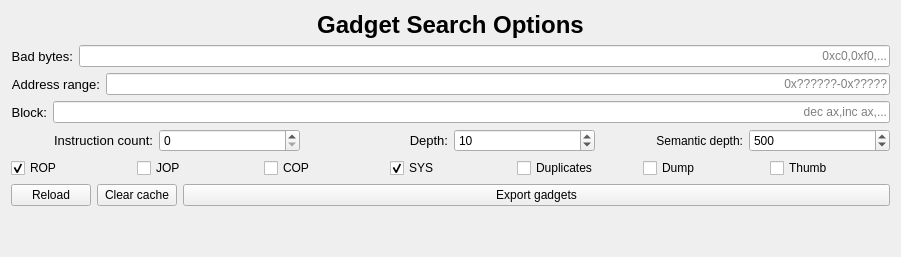
     <widget class="QWidget" name="OptionsView">
      <attribute name="title">
       <string>Options</string>
      </attribute>
      <layout class="QVBoxLayout" name="verticalLayout_8">
       <item>
        <widget class="QLabel" name="searchLabel">
         <property name="sizePolicy">
          <sizepolicy hsizetype="Preferred" vsizetype="Preferred">
           <horstretch>0</horstretch>
           <verstretch>0</verstretch>
          </sizepolicy>
         </property>
         <property name="font">
          <font>
           <pointsize>18</pointsize>
           <weight>75</weight>
           <bold>true</bold>
          </font>
         </property>
         <property name="layoutDirection">
          <enum>Qt::LeftToRight</enum>
         </property>
         <property name="lineWidth">
          <number>1</number>
         </property>
         <property name="text">
          <string>Gadget Search Options</string>
         </property>
         <property name="textFormat">
          <enum>Qt::AutoText</enum>
         </property>
         <property name="scaledContents">
          <bool>false</bool>
         </property>
         <property name="alignment">
          <set>Qt::AlignCenter</set>
         </property>
        </widget>
       </item>
       <item>
        <layout class="QHBoxLayout" name="options1_2">
         <item>
          <layout class="QHBoxLayout" name="badbytesOpt_2">
           <item>
            <widget class="QLabel" name="label_6">
             <property name="font">
              <font>
               <pointsize>10</pointsize>
              </font>
             </property>
             <property name="toolTip">
              <string>Bytes to exclude from gadget addresses.</string>
             </property>
             <property name="text">
              <string>Bad bytes:</string>
             </property>
             <property name="alignment">
              <set>Qt::AlignRight|Qt::AlignTrailing|Qt::AlignVCenter</set>
             </property>
            </widget>
           </item>
           <item>
            <widget class="QLineEdit" name="badBytesEdit">
             <property name="toolTip">
              <string>Bytes to exclude from gadget addresses.</string>
             </property>
             <property name="alignment">
              <set>Qt::AlignRight|Qt::AlignTrailing|Qt::AlignVCenter</set>
             </property>
             <property name="placeholderText">
              <string>0xc0,0xf0,...</string>
             </property>
             <property name="clearButtonEnabled">
              <bool>false</bool>
             </property>
            </widget>
           </item>
          </layout>
         </item>
         <item>
          <layout class="QHBoxLayout" name="depthOpt_2"/>
         </item>
         <item>
          <layout class="QHBoxLayout" name="blockOpt_2"/>
         </item>
        </layout>
       </item>
       <item>
        <layout class="QHBoxLayout" name="horizontalLayout_3">
         <item>
          <widget class="QLabel" name="rangeLabel">
           <property name="font">
            <font>
             <pointsize>10</pointsize>
            </font>
           </property>
           <property name="toolTip">
            <string>Only include gadgets in an address range.</string>
           </property>
           <property name="text">
            <string>Address range:</string>
           </property>
           <property name="alignment">
            <set>Qt::AlignRight|Qt::AlignTrailing|Qt::AlignVCenter</set>
           </property>
          </widget>
         </item>
         <item>
          <widget class="QLineEdit" name="rangeEdit">
           <property name="toolTip">
            <string>Only include gadgets in an address range.</string>
           </property>
           <property name="alignment">
            <set>Qt::AlignRight|Qt::AlignTrailing|Qt::AlignVCenter</set>
           </property>
           <property name="placeholderText">
            <string>0x??????-0x?????</string>
           </property>
          </widget>
         </item>
        </layout>
       </item>
       <item>
        <layout class="QHBoxLayout" name="horizontalLayout_4">
         <item>
          <widget class="QLabel" name="label_8">
           <property name="font">
            <font>
             <pointsize>10</pointsize>
            </font>
           </property>
           <property name="toolTip">
            <string>mnemonics to block, comma seperated.</string>
           </property>
           <property name="text">
            <string>Block:</string>
           </property>
           <property name="alignment">
            <set>Qt::AlignRight|Qt::AlignTrailing|Qt::AlignVCenter</set>
           </property>
          </widget>
         </item>
         <item>
          <widget class="QLineEdit" name="blockEdit">
           <property name="toolTip">
            <string>mnemonics to block, comma seperated.</string>
           </property>
           <property name="text">
            <string/>
           </property>
           <property name="alignment">
            <set>Qt::AlignRight|Qt::AlignTrailing|Qt::AlignVCenter</set>
           </property>
           <property name="placeholderText">
            <string>dec ax,inc ax,...</string>
           </property>
          </widget>
         </item>
        </layout>
       </item>
       <item>
        <layout class="QHBoxLayout" name="horizontalLayout_5">
         <item>
          <widget class="QLabel" name="instcntLabel">
           <property name="font">
            <font>
             <pointsize>10</pointsize>
            </font>
           </property>
           <property name="toolTip">
            <string>Only include gadgets with n instructions. (Disabled when 0)</string>
           </property>
           <property name="layoutDirection">
            <enum>Qt::LeftToRight</enum>
           </property>
           <property name="text">
            <string>Instruction count:</string>
           </property>
           <property name="alignment">
            <set>Qt::AlignRight|Qt::AlignTrailing|Qt::AlignVCenter</set>
           </property>
          </widget>
         </item>
         <item>
          <widget class="QSpinBox" name="instCntSpinbox">
           <property name="toolTip">
            <string>Only include gadgets with n instructions. (Disabled when 0)</string>
           </property>
           <property name="value">
            <number>0</number>
           </property>
          </widget>
         </item>
         <item>
          <widget class="QLabel" name="label_7">
           <property name="font">
            <font>
             <pointsize>10</pointsize>
            </font>
           </property>
           <property name="toolTip">
            <string>How many bytes to go back from when looking for gadgets.</string>
           </property>
           <property name="text">
            <string>Depth:</string>
           </property>
           <property name="alignment">
            <set>Qt::AlignRight|Qt::AlignTrailing|Qt::AlignVCenter</set>
           </property>
          </widget>
         </item>
         <item>
          <widget class="QSpinBox" name="depthBox">
           <property name="toolTip">
            <string>How many bytes to go back from when looking for gadgets.</string>
           </property>
           <property name="keyboardTracking">
            <bool>true</bool>
           </property>
           <property name="minimum">
            <number>1</number>
           </property>
           <property name="value">
            <number>10</number>
           </property>
          </widget>
         </item>
         <item>
          <widget class="QLabel" name="label_4">
           <property name="toolTip">
            <string>The depth semantic search uses to limit exhaustion</string>
           </property>
           <property name="text">
            <string>Semantic depth:</string>
           </property>
           <property name="alignment">
            <set>Qt::AlignRight|Qt::AlignTrailing|Qt::AlignVCenter</set>
           </property>
          </widget>
         </item>
         <item>
          <widget class="QSpinBox" name="semanticBox">
           <property name="toolTip">
            <string>The depth semantic search uses to limit exhaustion</string>
           </property>
           <property name="maximum">
            <number>1000</number>
           </property>
           <property name="value">
            <number>500</number>
           </property>
          </widget>
         </item>
        </layout>
       </item>
       <item>
        <layout class="QHBoxLayout" name="horizontalLayout_2">
         <item>
          <widget class="QCheckBox" name="ropOpt">
           <property name="toolTip">
            <string>Disable ROP search.</string>
           </property>
           <property name="text">
            <string>ROP</string>
           </property>
           <property name="checked">
            <bool>true</bool>
           </property>
          </widget>
         </item>
         <item>
          <widget class="QCheckBox" name="jopOpt">
           <property name="toolTip">
            <string>Disable JOP search.</string>
           </property>
           <property name="text">
            <string>JOP</string>
           </property>
           <property name="checked">
            <bool>false</bool>
           </property>
          </widget>
         </item>
         <item>
          <widget class="QCheckBox" name="copOpt">
           <property name="toolTip">
            <string>Disable COP search.</string>
           </property>
           <property name="text">
            <string>COP</string>
           </property>
           <property name="checked">
            <bool>false</bool>
           </property>
          </widget>
         </item>
         <item>
          <widget class="QCheckBox" name="sysOpt">
           <property name="toolTip">
            <string>Disable SYS search</string>
           </property>
           <property name="text">
            <string>SYS</string>
           </property>
           <property name="checked">
            <bool>true</bool>
           </property>
          </widget>
         </item>
         <item>
          <widget class="QCheckBox" name="allOpt">
           <property name="toolTip">
            <string>Include duplicate gadgets.</string>
           </property>
           <property name="text">
            <string>Duplicates</string>
           </property>
          </widget>
         </item>
         <item>
          <widget class="QCheckBox" name="dumpOpt">
           <property name="toolTip">
            <string>Output the gadget bytes.</string>
           </property>
           <property name="text">
            <string>Dump</string>
           </property>
          </widget>
         </item>
         <item>
          <widget class="QCheckBox" name="thumbOpt">
           <property name="toolTip">
            <string>Search in thumb mode.</string>
           </property>
           <property name="text">
            <string>Thumb</string>
           </property>
          </widget>
         </item>
        </layout>
       </item>
       <item>
        <layout class="QHBoxLayout" name="horizontalLayout">
         <item>
          <widget class="QPushButton" name="reloadButton">
           <property name="sizePolicy">
            <sizepolicy hsizetype="Fixed" vsizetype="Fixed">
             <horstretch>0</horstretch>
             <verstretch>0</verstretch>
            </sizepolicy>
           </property>
           <property name="toolTip">
            <string>Start new gadget search</string>
           </property>
           <property name="text">
            <string>Reload</string>
           </property>
           <property name="autoExclusive">
            <bool>false</bool>
           </property>
          </widget>
         </item>
         <item>
          <widget class="QPushButton" name="clearCacheButton">
           <property name="sizePolicy">
            <sizepolicy hsizetype="Fixed" vsizetype="Fixed">
             <horstretch>0</horstretch>
             <verstretch>0</verstretch>
            </sizepolicy>
           </property>
           <property name="toolTip">
            <string>Clear gadget and analysis cache.</string>
           </property>
           <property name="text">
            <string>Clear cache</string>
           </property>
           <property name="autoExclusive">
            <bool>false</bool>
           </property>
          </widget>
         </item>
         <item>
          <widget class="QPushButton" name="exportButton">
           <property name="toolTip">
            <string>Export gadgets dataframe to csv for data analysis</string>
           </property>
           <property name="text">
            <string>Export gadgets</string>
           </property>
          </widget>
         </item>
        </layout>
       </item>
       <item>
        <widget class="QLabel" name="optionsStatus">
         <property name="text">
          <string/>
         </property>
        </widget>
       </item>
       <item>
        <spacer name="horizontalSpacer_2">
         <property name="orientation">
          <enum>Qt::Horizontal</enum>
         </property>
         <property name="sizeHint" stdset="0">
          <size>
           <width>879</width>
           <height>20</height>
          </size>
         </property>
        </spacer>
       </item>
      </layout>
     </widget>
